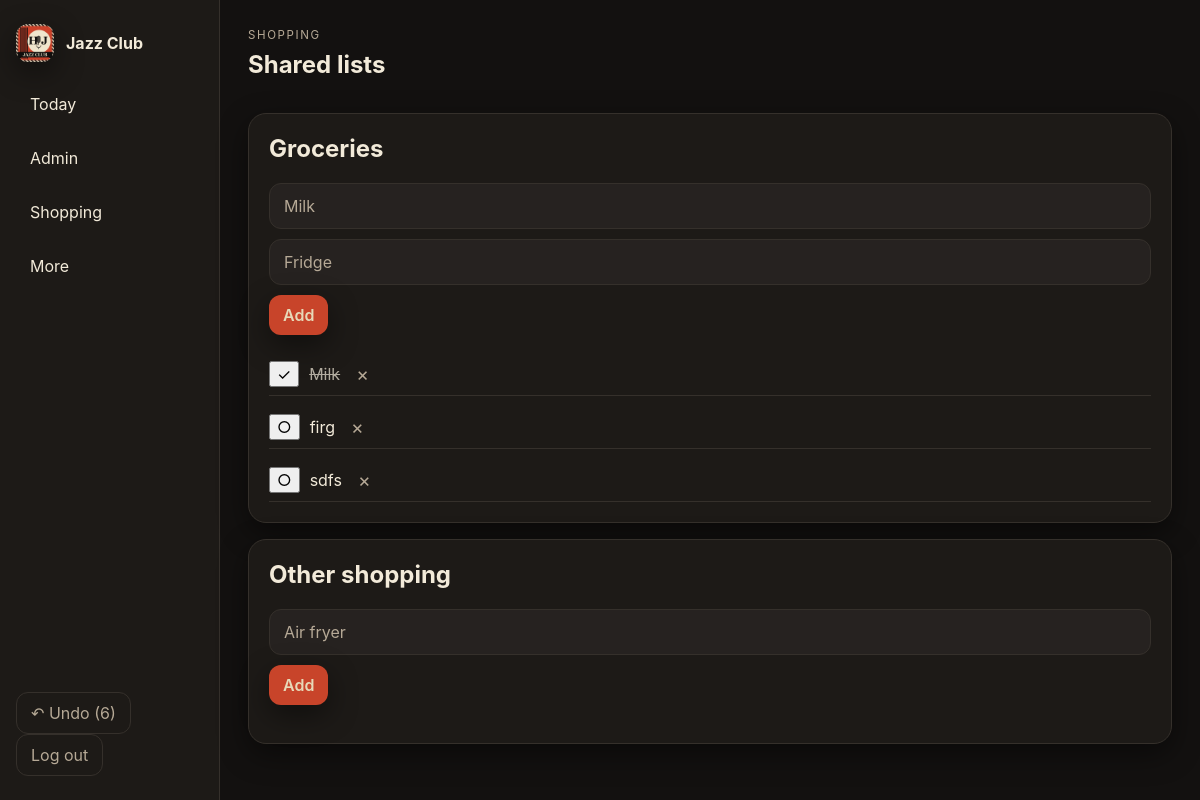
Screenshot of /shopping/ (signed in) with the database file from the repository.
### household/models.py (models this page shows, shortened)
class ShoppingItem(models.Model):
    LIST_TYPE_CHOICES = [
        ('groceries', 'Groceries'),
        ('other', 'Other shopping'),
    ]
    household = models.ForeignKey(Household, on_delete=models.CASCADE, related_name='shopping_items')
    name = models.CharField(max_length=200)
    list_type = models.CharField(max_length=20, choices=LIST_TYPE_CHOICES, default='groceries')
    section = models.CharField(max_length=80, blank=True)
    note = models.CharField(max_length=260, blank=True)
    checked = models.BooleanField(default=False)
    added_by = models.ForeignKey(settings.AUTH_USER_MODEL, null=True, blank=True, on_delete=models.SET_NULL)
    created_at = models.DateTimeField(auto_now_add=True)
    class Meta:
        ordering = ['-checked', 'section', 'name']
        indexes = [models.Index(fields=['household', 'list_type', 'checked'])]

### household/views.py (the view)
# urls.py: path('shopping/', views.shopping_view, name='shopping'),
@login_required
def shopping_view(request):
    household = get_household_for_user(request.user)
    groceries = ShoppingItem.objects.filter(household=household, list_type='groceries').order_by('section', 'name')
    other = ShoppingItem.objects.filter(household=household, list_type='other').order_by('name')
    form = ShoppingForm()
    return render(request, 'household/shopping.html', {
        'groceries': groceries,
        'other_items': other,
        'form': form,
        'household': household,
    })

### household/forms.py
class ShoppingForm(forms.Form):
    name = forms.CharField(max_length=200, widget=forms.TextInput(attrs={'placeholder': 'Milk'}))
    section = forms.CharField(max_length=80, required=False, widget=forms.TextInput(attrs={'placeholder': 'Fridge'}))
    list_type = forms.ChoiceField(choices=[('groceries', 'Groceries'), ('other', 'Other shopping')])
    note = forms.CharField(max_length=260, required=False, widget=forms.TextInput(attrs={'placeholder': 'Optional note'}))

### household/context_processors.py (called while the page is built)
def undo_context(request):
    if not request.user.is_authenticated:
        return {}
    profile = UserProfile.objects.filter(user=request.user).select_related('household').first()
    household = profile.household if profile else None
    if not household:
        return {}
    entries = UndoEntry.objects.filter(household=household).order_by('-created_at')
    latest = entries.first()
    return {
        'undo_count': entries.count(),
        'undo_description': latest.description if latest else '',
    }

### household/views.py (called while the page is built)
def get_household_for_user(user):
    profile = UserProfile.objects.filter(user=user).first()
    if profile:
        return profile.household
    household = Household.objects.first()
    return household

### templates/household/shopping.html (shortened to what this page needs)
{% extends 'base.html' %}
{% block content %}
<section class="page-header compact">
  <div>
    <p class="eyebrow">Shopping</p>
    <h1>Shared lists</h1>
  </div>
</section>
<div class="stack two-col">
  <section class="panel">
    <h2>Groceries</h2>
    <form method="post" action="{% url 'shopping_add' %}" class="shopping-form">
      <input type="text" name="name" placeholder="Milk" required>
      <input type="text" name="section" placeholder="Fridge">
      <button type="submit" class="primary-button">Add</button>
    </form>
    <ul class="shopping-list">
      {% for item in groceries %}
      <li class="shopping-row {% if item.checked %}checked{% endif %}">
        <form method="post" action="{% url 'shopping_toggle' item.id %}">{% csrf_token %}<button type="submit">{% if item.checked %}✓{% else %}○{% endif %}</button></form>
        <span>{{ item.name }}</span>
        <form method="post" action="{% url 'shopping_delete' item.id %}">{% csrf_token %}<button type="submit" class="icon-button">×</button></form>
      </li>
      {% endfor %}
    </ul>
  </section>
  <section class="panel">
    <h2>Other shopping</h2>
    <form method="post" action="{% url 'shopping_add' %}" class="shopping-form">
      <input type="text" name="name" placeholder="Air fryer" required>
      <button type="submit" class="primary-button">Add</button>
    </form>
  </section>
</div>
{% endblock %}

### static/css/app.css (style rules this page uses)
:root { --bg: #131110; --panel: #1d1a17; --panel-alt: #262220; --ink: #f2ead9; --muted: #b6a996; --accent: #c8442a; --accent-2: #e7d9b8; --line: #35302b; --success: #7fae82; --shadow: 0 10px 30px rgba(0, 0, 0, 0.45); --color-wisteria: #a688c2; --color-sage: #9dc09e; --color-sky: #8dc0e6; --color-peach: #eab27e; --color-butter: #e6c76a; --color-coral: #e69076; --color-slate: #93a4b3; --color-neutral: #8f8880; --tint-wisteria: rgba(166, 136, 194, 0.14); --tint-sage: rgba(157, 192, 158, 0.14); --tint-sky: rgba(141, 192, 230, 0.14); --tint-peach: rgba(234, 178, 126, 0.14); --tint-butter: rgba(230, 199, 106, 0.14); --tint-coral: rgba(230, 144, 118, 0.14); --tint-slate: rgba(147, 164, 179, 0.14); --tint-neutral: rgba(143, 136, 128, 0.10); --effort-high-bg: #3a1c17; --effort-high-line: #c8442a; --effort-medium-bg: #3a3016; --effort-medium-line: #d9b95a; --effort-low-bg: #1c2e1d; --effort-low-line: #6fae74; }
* { box-sizing: border-box; }
html, body { margin: 0; padding: 0; font-family: Inter, "Segoe UI", sans-serif; background: var(--bg); color: var(--ink); }
body { min-height: 100vh; }
button, input, select { font: inherit; }
.page-header { display:flex; align-items:flex-start; justify-content:space-between; gap:20px; margin-bottom: 20px; }
.page-header.compact { margin-bottom: 14px; }
.eyebrow { text-transform: uppercase; letter-spacing: .14em; font-size: .72rem; color: var(--muted); margin: 0 0 8px; }
h1,h2,h3 { margin-top:0; color: var(--ink); }
.primary-button, .secondary-button, .ghost-button, .chip { border:none; border-radius: 12px; padding: 10px 14px; cursor:pointer; transition: .15s ease; }
.primary-button { background: var(--accent); color: var(--accent-2); box-shadow: var(--shadow); font-weight: 600; }
.stack { display:grid; gap:16px; }
.panel { background: var(--panel); border: 1px solid var(--line); border-radius: 18px; padding: 20px; box-shadow: var(--shadow); }
.task-quick-form, .task-create-form, .shopping-form { display:flex; gap:10px; flex-wrap: wrap; margin-bottom: 18px; }
input[type='text'], input[type='password'], textarea { width: 100%; border:1px solid var(--line); border-radius:12px; background: var(--panel-alt); padding: 12px 14px; color: var(--ink); }
input[type='text'], input[type='password'] { min-width: 140px; }
input::placeholder { color: var(--muted); }
.shopping-list { list-style:none; padding:0; margin:14px 0 0; display:grid; gap:10px; }
.shopping-row { display:flex; align-items:center; gap:10px; padding: 8px 0; border-bottom: 1px solid var(--line); }
.shopping-row.checked span { text-decoration: line-through; opacity: .7; }
.icon-button { background: transparent; border:none; font-size: 1.2rem; color: var(--muted); }

### rows the page displays
ShoppingItem: name "Milk"
ShoppingItem: name "firg"
ShoppingItem: name "sdfs"

### other values shown
{{ undo_count }} "6"
